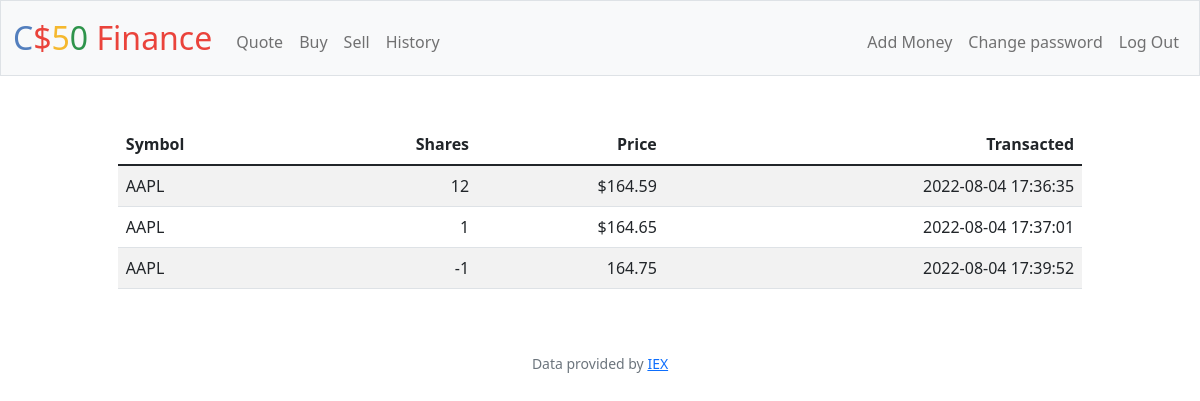
The page /history (signed in) on the database as committed earlier.
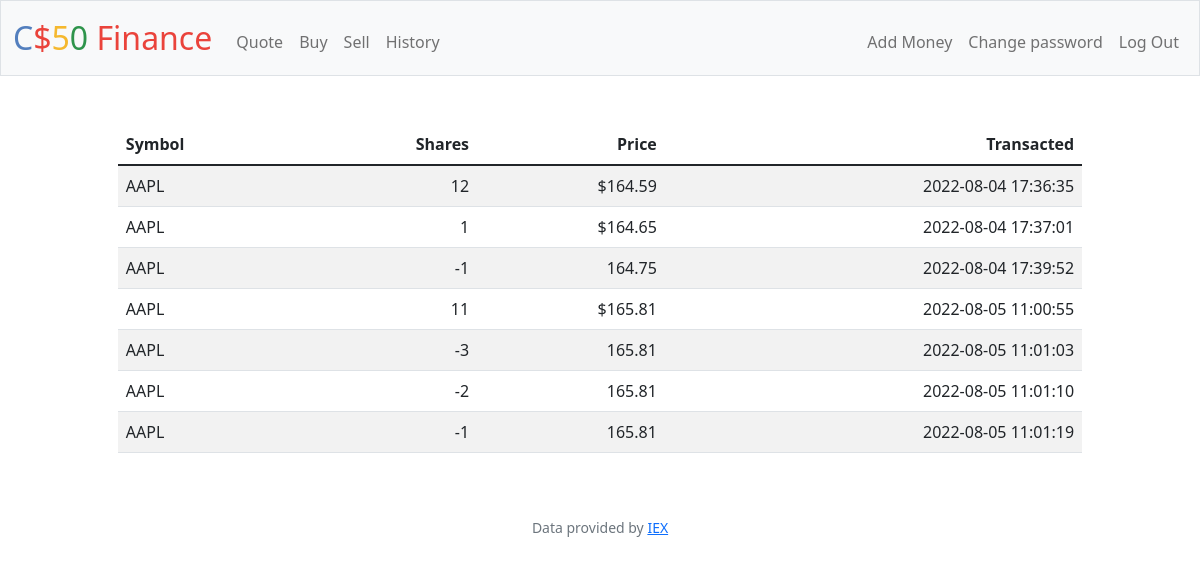
The same page on the database as committed later.
### tables this page shows
CREATE TABLE history (id INTEGER NOT NULL, user_id_hst INTEGER NOT NULL, symbol_hst TEXT NOT NULL, name_hst TEXT, shares_hst INTEGER NOT NULL, price_hst INTEGER NOT NULL, date TEXT NOT NULL, type text, PRIMARY KEY(id), FOREIGN KEY(user_id_hst) REFERENCES users(id));

### app.py (the view)
@app.route("/history")
@login_required
def history():
    history = db.execute("SELECT * FROM history WHERE user_id_hst = ?", session["user_id"])
    return render_template("history.html", history = history)

### app.py (called while the page is built)
@app.after_request
def after_request(response):
    response.headers["Cache-Control"] = "no-cache, no-store, must-revalidate"
    response.headers["Expires"] = 0
    response.headers["Pragma"] = "no-cache"
    return response

### helpers.py (called while the page is built)
def login_required(f):
    @wraps(f)
    def decorated_function(*args, **kwargs):
        if session.get("user_id") is None:
            return redirect("/login")
        return f(*args, **kwargs)
    return decorated_function

### templates/history.html (shortened to what this page needs)
{% extends "layout.html" %}
{% block main %}
    <table class="table table-striped"  style="margin:auto; width: 82%; text-align:right">
        <thead>
            <tr>
                <th style="text-align:left">Symbol</th>
                <th>Shares</th>
                <th>Price</th>
                <th>Transacted</th>
            </tr>
        </thead>
        <tbody>
            <tr> {% for name in history %}
                <td style="text-align:left">{{ name.symbol_hst }} </td>
                <td>{{ name.type }}{{ name.shares_hst }}</td>
                <td>{{ name.price_hst }}</td>
                <td>{{ name.date }}</td>
            </tr>{% endfor %}
        </tbody>
    </table>
{% endblock %}

### templates/layout.html (shortened to what this page needs)
<!DOCTYPE html>
<html lang="en">
    <head>
        <link href="https://cdn.jsdelivr.net/npm/bootstrap@5.1.3/dist/css/bootstrap.min.css" rel="stylesheet">
        <link href="https://cdn.jsdelivr.net/npm/bootstrap@5.1.3/dist/css/bootstrap.min.css" rel="stylesheet">
        <link href="/static/styles.css" rel="stylesheet">
    </head>
    <body>
        <nav class="bg-light border navbar navbar-expand-md navbar-light">
            <div class="container-fluid">
                <a class="navbar-brand" href="/"><span class="blue">C</span><span class="red">$</span><span class="yellow">5</span><span class="green">0</span> <span class="red">Finance</span></a>
                <div class="collapse navbar-collapse" id="navbar">
                    {% if session["user_id"] %}
                        <ul class="navbar-nav me-auto mt-2">
                            <li class="nav-item"><a class="nav-link" href="/quote">Quote</a></li>
                            <li class="nav-item"><a class="nav-link" href="/buy">Buy</a></li>
                            <li class="nav-item"><a class="nav-link" href="/sell">Sell</a></li>
                            <li class="nav-item"><a class="nav-link" href="/history">History</a></li>
                        </ul>
                        <ul class="navbar-nav ms-auto mt-2">
                            <li class="nav-item"><a class="nav-link" href="/addMoney">Add Money</a></li>
                            <li class="nav-item"><a class="nav-link" href="/password">Change password</a></li>
                            <li class="nav-item"><a class="nav-link" href="/logout">Log Out</a></li>
                        </ul>
                    {% else %}
                        <ul class="navbar-nav ms-auto mt-2">
                            <li class="nav-item"><a class="nav-link" href="/register">Register</a></li>
                            <li class="nav-item"><a class="nav-link" href="/login">Log In</a></li>
                        </ul>
                    {% endif %}
                </div>
            </div>
        </nav>
        <main class="container-fluid py-5 text-center">
            {% block main %}{% endblock %}
        </main>
        <footer class="mb-5 small text-center text-muted">
            Data provided by <a href="https://iexcloud.io/">IEX</a>
        </footer>
    </body>
</html>

### static/styles.css (style rules this page uses)
nav .navbar-brand { font-size: xx-large; }
nav .navbar-brand .blue { color: #537fbe; }
nav .navbar-brand .red { color: #ea433b; }
nav .navbar-brand .yellow { color: #f5b82e; }
nav .navbar-brand .green { color: #2e944b; }

Rows that differ between the two databases and show on the page:
added history: symbol_hst "AAPL", shares_hst "11", price_hst "$165.81", date "2022-08-05 11:00:55"
added history: symbol_hst "AAPL", type "-", shares_hst "3", price_hst "165.81", date "2022-08-05 11:01:03"
added history: symbol_hst "AAPL", type "-", shares_hst "2", price_hst "165.81", date "2022-08-05 11:01:10"
added history: symbol_hst "AAPL", type "-", shares_hst "1", price_hst "165.81", date "2022-08-05 11:01:19"
